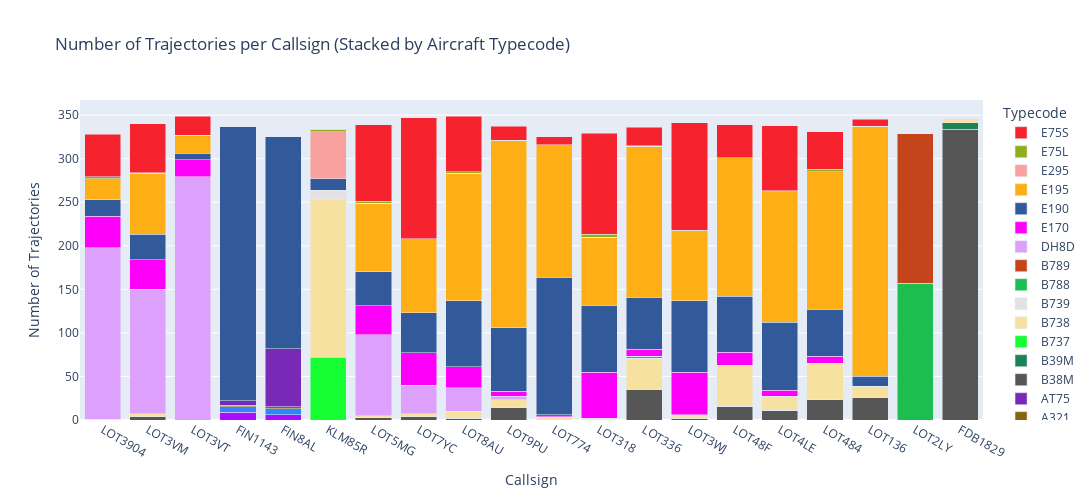

Notebook code cell kept with this figure:
### Code cell
from plotly.colors import qualitative

import plotly.graph_objects as go
import plotly.express as px

# Use a larger color palette
colors = qualitative.Alphabet  # 26 unique colors
color_map = {tc: colors[i % len(colors)] for i, tc in enumerate(typecodes)}

fig = go.Figure()
for i, tc in enumerate(typecodes):
    fig.add_bar(
        x=callsigns,
        y=data[tc],
        name=tc,
        marker_color=color_map[tc]
    )

fig.update_layout(
    barmode='stack',
    xaxis_title='Callsign',
    yaxis_title='Number of Trajectories',
    title='Number of Trajectories per Callsign (Stacked by Aircraft Typecode)',
    legend_title='Typecode',
    width=1200,
    height=500
)
fig.show()

### Figure 1 — Plotly figure (JSON) as saved in the notebook; plotly's stock layout.template omitted (floating-point values rounded to 4 significant figures)
{"data": [{"marker": {"color": "#AA0DFE"}, "name": "A319", "type": "bar", "x": ["LOT3904", "LOT3VM", "LOT3VT", "FIN1143", "FIN8AL", "KLM85R", "LOT5MG", "LOT7YC", "LOT8AU", "LOT9PU", "LOT774", "LOT318", "LOT336", "LOT3WJ", "LOT48F", "LOT4LE", "LOT484", "LOT136", "LOT2LY", "FDB1829"], "y": [0, 0, 0, 9, 6, 0, 0, 0, 0, 0, 0, 0, 0, 0, 0, 0, 0, 0, 0, 0]}, {"marker": {"color": "#3283FE"}, "name": "A320", "type": "bar", "x": ["LOT3904", "LOT3VM", "LOT3VT", "FIN1143", "FIN8AL", "KLM85R", "LOT5MG", "LOT7YC", "LOT8AU", "LOT9PU", "LOT774", "LOT318", "LOT336", "LOT3WJ", "LOT48F", "LOT4LE", "LOT484", "LOT136", "LOT2LY", "FDB1829"], "y": [0, 0, 0, 6, 7, 0, 0, 0, 0, 0, 0, 0, 0, 0, 0, 0, 0, 0, 0, 0]}, {"marker": {"color": "#85660D"}, "name": "A321", "type": "bar", "x": ["LOT3904", "LOT3VM", "LOT3VT", "FIN1143", "FIN8AL", "KLM85R", "LOT5MG", "LOT7YC", "LOT8AU", "LOT9PU", "LOT774", "LOT318", "LOT336", "LOT3WJ", "LOT48F", "LOT4LE", "LOT484", "LOT136", "LOT2LY", "FDB1829"], "y": [0, 0, 0, 2, 2, 0, 0, 0, 0, 0, 0, 0, 0, 0, 0, 0, 0, 0, 0, 0]}, {"marker": {"color": "#782AB6"}, "name": "AT75", "type": "bar", "x": ["LOT3904", "LOT3VM", "LOT3VT", "FIN1143", "FIN8AL", "KLM85R", "LOT5MG", "LOT7YC", "LOT8AU", "LOT9PU", "LOT774", "LOT318", "LOT336", "LOT3WJ", "LOT48F", "LOT4LE", "LOT484", "LOT136", "LOT2LY", "FDB1829"], "y": [0, 0, 0, 5, 67, 0, 0, 0, 0, 0, 0, 0, 0, 0, 0, 0, 0, 0, 0, 0]}, {"marker": {"color": "#565656"}, "name": "B38M", "type": "bar", "x": ["LOT3904", "LOT3VM", "LOT3VT", "FIN1143", "FIN8AL", "KLM85R", "LOT5MG", "LOT7YC", "LOT8AU", "LOT9PU", "LOT774", "LOT318", "LOT336", "LOT3WJ", "LOT48F", "LOT4LE", "LOT484", "LOT136", "LOT2LY", "FDB1829"], "y": [1, 4, 0, 0, 0, 0, 3, 4, 2, 14, 1, 1, 35, 2, 16, 11, 24, 26, 0, 334]}, {"marker": {"color": "#1C8356"}, "name": "B39M", "type": "bar", "x": ["LOT3904", "LOT3VM", "LOT3VT", "FIN1143", "FIN8AL", "KLM85R", "LOT5MG", "LOT7YC", "LOT8AU", "LOT9PU", "LOT774", "LOT318", "LOT336", "LOT3WJ", "LOT48F", "LOT4LE", "LOT484", "LOT136", "LOT2LY", "FDB1829"], "y": [0, 0, 0, 0, 0, 0, 0, 0, 0, 0, 0, 0, 0, 0, 0, 0, 0, 0, 0, 7]}, {"marker": {"color": "#16FF32"}, "name": "B737", "type": "bar", "x": ["LOT3904", "LOT3VM", "LOT3VT", "FIN1143", "FIN8AL", "KLM85R", "LOT5MG", "LOT7YC", "LOT8AU", "LOT9PU", "LOT774", "LOT318", "LOT336", "LOT3WJ", "LOT48F", "LOT4LE", "LOT484", "LOT136", "LOT2LY", "FDB1829"], "y": [0, 0, 0, 0, 0, 72, 0, 0, 0, 0, 0, 0, 0, 0, 0, 0, 0, 0, 0, 0]}, {"marker": {"color": "#F7E1A0"}, "name": "B738", "type": "bar", "x": ["LOT3904", "LOT3VM", "LOT3VT", "FIN1143", "FIN8AL", "KLM85R", "LOT5MG", "LOT7YC", "LOT8AU", "LOT9PU", "LOT774", "LOT318", "LOT336", "LOT3WJ", "LOT48F", "LOT4LE", "LOT484", "LOT136", "LOT2LY", "FDB1829"], "y": [0, 3, 0, 0, 0, 181, 2, 3, 8, 9, 2, 1, 36, 4, 47, 16, 41, 13, 0, 5]}, {"marker": {"color": "#E2E2E2"}, "name": "B739", "type": "bar", "x": ["LOT3904", "LOT3VM", "LOT3VT", "FIN1143", "FIN8AL", "KLM85R", "LOT5MG", "LOT7YC", "LOT8AU", "LOT9PU", "LOT774", "LOT318", "LOT336", "LOT3WJ", "LOT48F", "LOT4LE", "LOT484", "LOT136", "LOT2LY", "FDB1829"], "y": [0, 0, 0, 0, 0, 11, 0, 0, 0, 0, 0, 0, 0, 0, 0, 0, 0, 0, 0, 0]}, {"marker": {"color": "#1CBE4F"}, "name": "B788", "type": "bar", "x": ["LOT3904", "LOT3VM", "LOT3VT", "FIN1143", "FIN8AL", "KLM85R", "LOT5MG", "LOT7YC", "LOT8AU", "LOT9PU", "LOT774", "LOT318", "LOT336", "LOT3WJ", "LOT48F", "LOT4LE", "LOT484", "LOT136", "LOT2LY", "FDB1829"], "y": [0, 0, 0, 0, 0, 0, 0, 0, 0, 0, 0, 0, 2, 0, 0, 0, 0, 0, 157, 0]}, {"marker": {"color": "#C4451C"}, "name": "B789", "type": "bar", "x": ["LOT3904", "LOT3VM", "LOT3VT", "FIN1143", "FIN8AL", "KLM85R", "LOT5MG", "LOT7YC", "LOT8AU", "LOT9PU", "LOT774", "LOT318", "LOT336", "LOT3WJ", "LOT48F", "LOT4LE", "LOT484", "LOT136", "LOT2LY", "FDB1829"], "y": [0, 0, 0, 0, 0, 0, 0, 0, 0, 0, 0, 0, 0, 0, 0, 0, 0, 0, 172, 0]}, {"marker": {"color": "#DEA0FD"}, "name": "DH8D", "type": "bar", "x": ["LOT3904", "LOT3VM", "LOT3VT", "FIN1143", "FIN8AL", "KLM85R", "LOT5MG", "LOT7YC", "LOT8AU", "LOT9PU", "LOT774", "LOT318", "LOT336", "LOT3WJ", "LOT48F", "LOT4LE", "LOT484", "LOT136", "LOT2LY", "FDB1829"], "y": [197, 143, 279, 0, 0, 0, 93, 33, 27, 4, 1, 0, 0, 0, 0, 0, 0, 0, 0, 0]}, {"marker": {"color": "#FE00FA"}, "name": "E170", "type": "bar", "x": ["LOT3904", "LOT3VM", "LOT3VT", "FIN1143", "FIN8AL", "KLM85R", "LOT5MG", "LOT7YC", "LOT8AU", "LOT9PU", "LOT774", "LOT318", "LOT336", "LOT3WJ", "LOT48F", "LOT4LE", "LOT484", "LOT136", "LOT2LY", "FDB1829"], "y": [36, 34, 20, 0, 0, 0, 33, 37, 24, 6, 2, 53, 8, 49, 15, 7, 8, 0, 0, 0]}, {"marker": {"color": "#325A9B"}, "name": "E190", "type": "bar", "x": ["LOT3904", "LOT3VM", "LOT3VT", "FIN1143", "FIN8AL", "KLM85R", "LOT5MG", "LOT7YC", "LOT8AU", "LOT9PU", "LOT774", "LOT318", "LOT336", "LOT3WJ", "LOT48F", "LOT4LE", "LOT484", "LOT136", "LOT2LY", "FDB1829"], "y": [19, 29, 7, 315, 243, 13, 39, 46, 76, 73, 158, 77, 60, 82, 64, 78, 54, 11, 0, 0]}, {"marker": {"color": "#FEAF16"}, "name": "E195", "type": "bar", "x": ["LOT3904", "LOT3VM", "LOT3VT", "FIN1143", "FIN8AL", "KLM85R", "LOT5MG", "LOT7YC", "LOT8AU", "LOT9PU", "LOT774", "LOT318", "LOT336", "LOT3WJ", "LOT48F", "LOT4LE", "LOT484", "LOT136", "LOT2LY", "FDB1829"], "y": [24, 70, 21, 0, 0, 0, 79, 85, 146, 215, 152, 78, 173, 80, 159, 150, 158, 287, 0, 0]}, {"marker": {"color": "#F8A19F"}, "name": "E295", "type": "bar", "x": ["LOT3904", "LOT3VM", "LOT3VT", "FIN1143", "FIN8AL", "KLM85R", "LOT5MG", "LOT7YC", "LOT8AU", "LOT9PU", "LOT774", "LOT318", "LOT336", "LOT3WJ", "LOT48F", "LOT4LE", "LOT484", "LOT136", "LOT2LY", "FDB1829"], "y": [0, 0, 0, 0, 0, 54, 0, 0, 0, 0, 0, 0, 0, 0, 0, 0, 0, 0, 0, 0]}, {"marker": {"color": "#90AD1C"}, "name": "E75L", "type": "bar", "x": ["LOT3904", "LOT3VM", "LOT3VT", "FIN1143", "FIN8AL", "KLM85R", "LOT5MG", "LOT7YC", "LOT8AU", "LOT9PU", "LOT774", "LOT318", "LOT336", "LOT3WJ", "LOT48F", "LOT4LE", "LOT484", "LOT136", "LOT2LY", "FDB1829"], "y": [2, 1, 0, 0, 0, 3, 2, 0, 2, 0, 0, 3, 1, 1, 0, 1, 3, 0, 0, 0]}, {"marker": {"color": "#F6222E"}, "name": "E75S", "type": "bar", "x": ["LOT3904", "LOT3VM", "LOT3VT", "FIN1143", "FIN8AL", "KLM85R", "LOT5MG", "LOT7YC", "LOT8AU", "LOT9PU", "LOT774", "LOT318", "LOT336", "LOT3WJ", "LOT48F", "LOT4LE", "LOT484", "LOT136", "LOT2LY", "FDB1829"], "y": [49, 56, 22, 0, 0, 0, 88, 139, 64, 16, 9, 116, 21, 123, 38, 75, 43, 8, 0, 0]}], "layout": {"barmode": "stack", "height": 500, "legend": {"title": {"text": "Typecode"}}, "title": {"text": "Number of Trajectories per Callsign (Stacked by Aircraft Typecode)"}, "width": 1200, "xaxis": {"title": {"text": "Callsign"}}, "yaxis": {"title": {"text": "Number of Trajectories"}}}}
